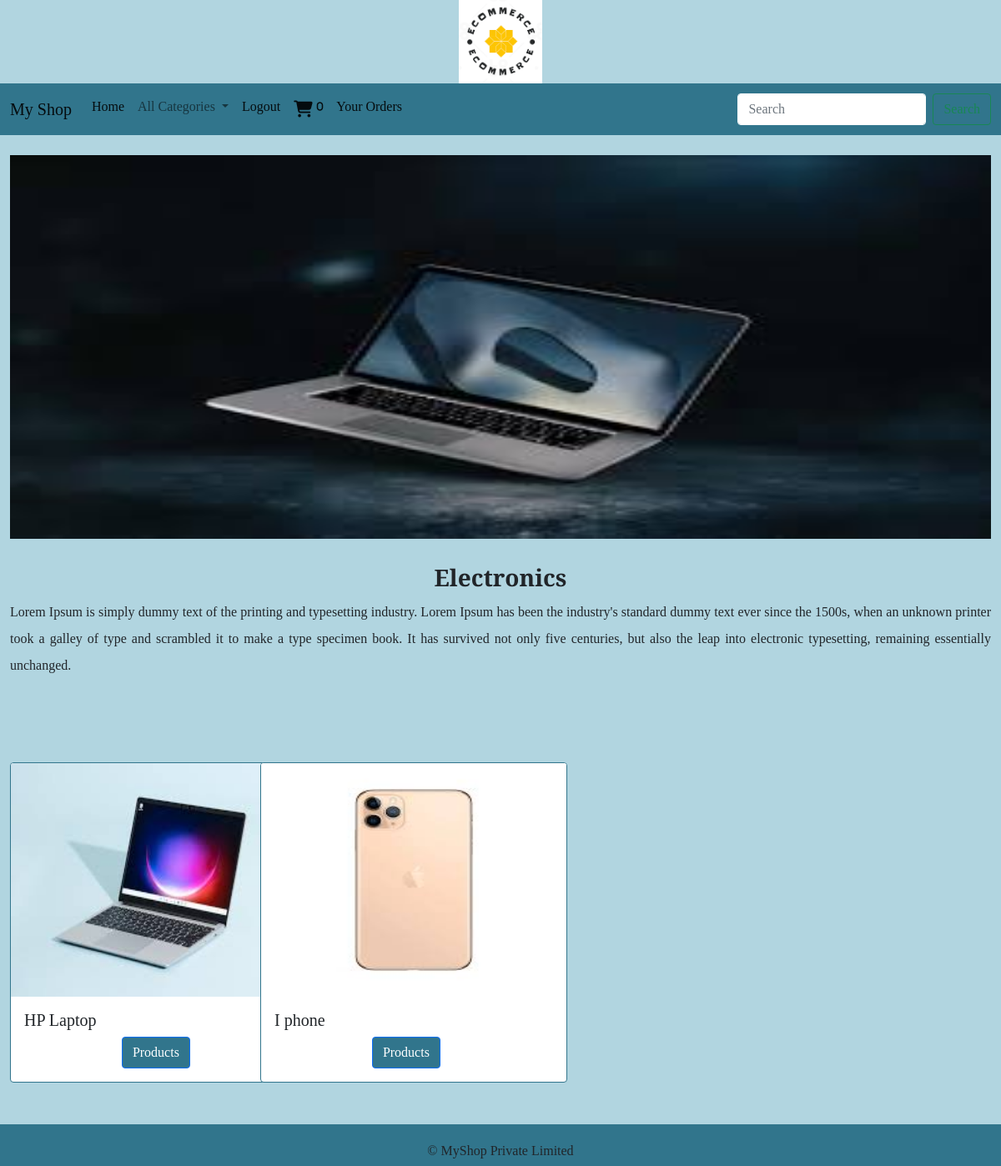
Screenshot of /products/2 (signed in) with the database file from the repository.
### shop/models.py (models this page shows, shortened)
class Category(models.Model):
    name=models.CharField(max_length=20)
    desc=models.TextField()
    image=models.ImageField(upload_to='categories',null=True,blank=True)

class Product(models.Model):
    name = models.CharField(max_length=20)
    image=models.ImageField(upload_to='categories',null=True,blank=True)
    desc = models.TextField()
    price=models.DecimalField(max_digits=10,decimal_places=2)
    stock=models.IntegerField()
    available=models.BooleanField(default=True)
    created=models.DateTimeField(auto_now_add=True) #one time
    updated=models.DateTimeField(auto_now=True) #every time we update record
    category=models.ForeignKey(Category,on_delete=models.CASCADE)

### shop/views.py (the view)
# urls.py: path('products/<int:p>',views.allproducts,name="products"),
def allproducts(request,p):
    c=Category.objects.get(id=p)    #retrieves a particular category
    p=Product.objects.filter(category=c)    #
    return render(request,'product.html',{'c':c,'p':p})

### cart/context_processors.py (called while the page is built)
def total(request):
    count = 0
    if request.user.is_authenticated:
        u=request.user
        try:
            c=Cart.objects.filter(user=u)
            for i in c:
                count=count+i.quantity
        except:
            count=0
    return {'count':count}

### shop/context_processors.py (called while the page is built)
def links(request):
    c=Category.objects.all()
    return {'links':c}

### templates/product.html
{% extends 'base.html' %}
{% load static %}
{% block content %}
<div class="container-fluid mt-4" style="margin-bottom:30px">
    <img src="{{c.image.url}}" height="460px" width="100%">
</div>
<div class="container-fluid mt-1" style="margin-bottom:100px">
    <h3 class="text-center fw-bold">{{c.name}}</h3>
    <p style="text-align:justify;line-height:2">{{c.desc}}</p>
</div>
<div class="container-fluid mt-1" style="margin-bottom:100px">
    <div class="row">
        {% for i in p %}
        <div class="col-sm-3">
            <div class="card" style="width: 23rem;border-width:1px;border-color:#31758c">
                <img src="{{i.image.url}}" class="card-img-top" alt="..." height="280px" >
                <div class="card-body">
                <h5 class="card-title">{{i.name}}</h5>
                <a href="{% url 'shop:detail' i.id %}" style="position:relative;left:35%;background-color:#31758c" class="btn btn-primary">Products</a>
                </div>
            </div>
        </div>
            {% endfor %}
    </div>
</div>
{% endblock %}

### static/css/style.css (style rules this page uses)
body { background-color:#b1d5e0; font-family: "Spectral", serif; font-weight: 400; font-style: normal; }

### rows the page displays
Category: image (picture), name "Electronics", desc "Lorem Ipsum is simply dummy text of the printing and typesetting industry. Lorem Ipsum has been the industry's standard dummy text ever since the 1500s, when an unknown printer took a galley of type and scrambled it to make a type specimen book. It has survived not only five centuries, but also the leap into electronic typesetting, remaining essentially unchanged."
Product: image (picture), name "HP Laptop"
Product: image (picture), name "I phone"

### other values shown
{{ count }} "0"
